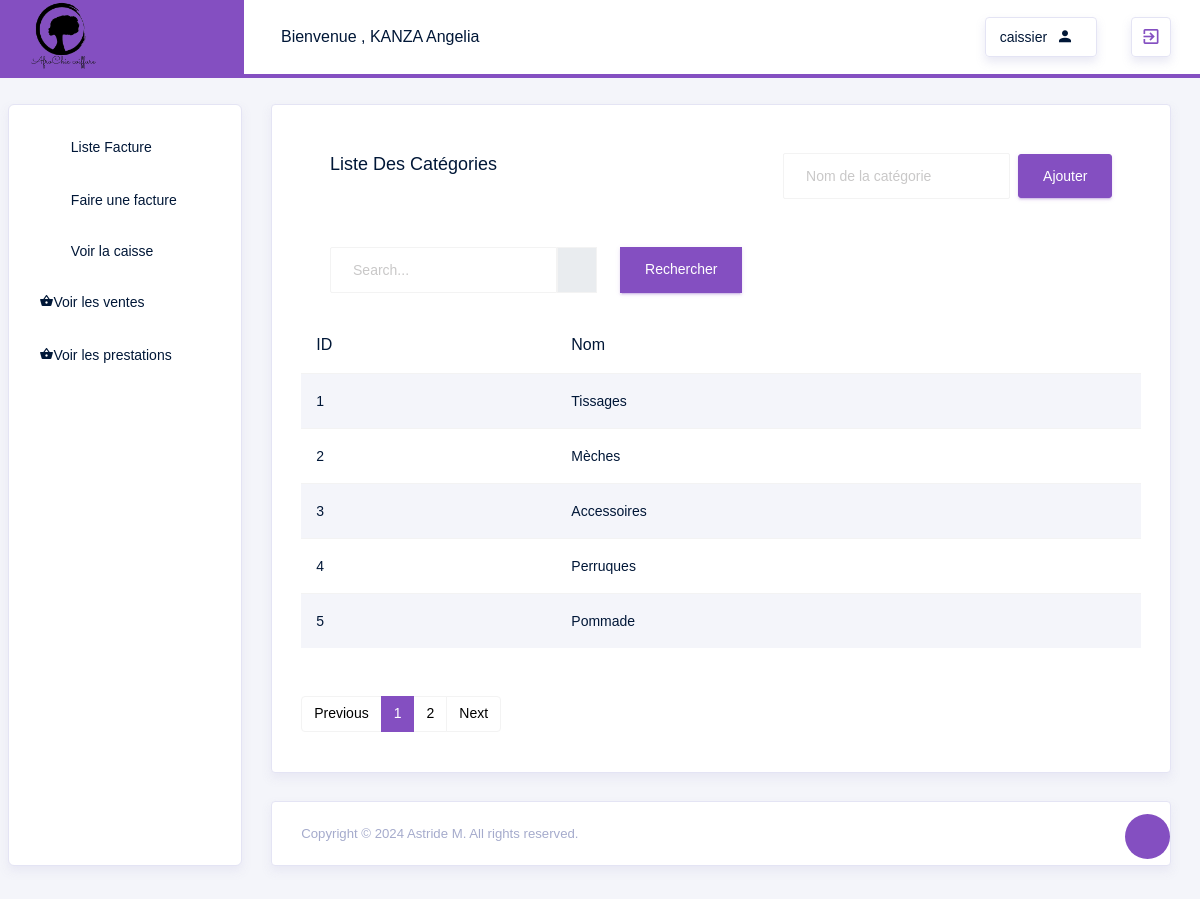
The app's page /Article/Categorie/List (signed in) with its own data.
### src/models.py (models this page shows, shortened)
class User(db.Model, UserMixin):
    id = db.Column(db.Integer, primary_key=True, autoincrement=True)
    login = db.Column(db.String(100), unique=True, nullable=False)
    password = db.Column(db.String(128), nullable=False)
    nom = db.Column(db.String(100), nullable=False)
    prenom = db.Column(db.String(100), nullable=False)
    telephone = db.Column(db.String(100), nullable=False)
    adresse = db.Column(db.String(250), nullable=False)
    role_id = db.Column(db.Integer, db.ForeignKey('role.id'), nullable=False)
    role = db.relationship('Role', backref=db.backref('users', lazy=True))

class Role(db.Model):
    id = db.Column(db.Integer, primary_key=True, autoincrement=True)
    name = db.Column(db.String(50), unique=True, nullable=False)

class Categorie(db.Model):
    id = db.Column(db.Integer, primary_key=True, autoincrement=True)
    nom = db.Column(db.String(100), nullable=False)

### src/routes/gestionnaire_routes.py (the view)
@app.route('/Article/Categorie/List',methods=['GET', 'POST'])
@login_required
def ListerCategorie():
    form = AddCategorieForm()
    page = request.args.get('page', 1, type=int)
    categories = Categorie.query.paginate(page=page, per_page=5)
    if form.validate_on_submit():
        categorie = Categorie(nom=form.nom.data)
        db.session.add(categorie)
        db.session.commit()
        return redirect(url_for('ListerCategorie'))
    return render_template('gestionnaire/article/ListerCategorie.html', form=form, categories=categories)

### src/forms/ArticleForms.py
class AddCategorieForm(FlaskForm):
    nom = StringField('Nom de la catégorie', validators=[DataRequired()])

### src/routes/auth_routes.py (called while the page is built)
@login_manager.user_loader
def load_user(user_id):
        return User.query.get(int(user_id))

### src/templates/gestionnaire/article/ListerCategorie.html (shortened to what this page needs)
{% extends "layouts/base.html" %}
{% block content %}
<div class="row">
    <div class="col-md-12">
        <div class="card">
            <div class="card-body">
                <div class="card-body d-flex align-items-center">
                    <h4 class="card-title">Liste des catégories</h4>
                    <form class="form-inline ml-auto" method="POST" action="{{ url_for('ListerCategorie') }}">
                        <div class="form-group mr-2">
                            {{ form.nom(class="form-control", placeholder="Nom de la catégorie", required=True) }}
                        </div>
                        <button type="submit" class="btn btn-primary">Ajouter</button>
                    </form>
                </div>
                <div class="table-responsive mb-5">
                    <div class="card-body d-flex">
                        <li class="nav-item nav-search d-none d-md-block mr-0">
                            <div class="input-group">
                              <input type="text" class="form-control" placeholder="Search..." aria-label="search" aria-describedby="search">
                              <div class="input-group-prepend">
                                <span class="input-group-text mr-4" id="search">
                                  <i class="typcn typcn-zoom"></i>
                                </span>
                                <a href="{{ url_for('AddArticle') }}" class="btn btn-primary">Rechercher</a>
                              </div>
                            </div>
                          </li>
                    </div>
                    <table class="table table-hover table-striped">
                        <thead>
                            <tr>
                                <th>ID</th>
                                <th>Nom</th>
                            </tr>
                        </thead>
                        <tbody>
                            {% for categorie in categories %}
                            <tr>
                                <td>{{ categorie.id }}</td>
                                <td>{{ categorie.nom }}</td>
                            </tr>
                            {% endfor %}
                        </tbody>
                    </table>
                </div>
                <nav aria-label="Page navigation example mt-5">
                    <ul class="pagination">
                        {% if categories.has_prev %}
                            <li class="page-item"><a class="page-link" href="{{ url_for('ListerCategorie', page=categories.prev_num) }}">Previous</a></li>
                        {% else %}
                            <li class="page-item disabled"><span class="page-link">Previous</span></li>
                        {% endif %}
                        {% for page_num in categories.iter_pages() %}
                            {% if page_num %}
                                {% if categories.page == page_num %}
                                    <li class="page-item active" aria-current="page"><span class="page-link">{{ page_num }}</span></li>
                                {% else %}
                                    <li class="page-item"><a class="page-link" href="{{ url_for('ListerCategorie', page=page_num) }}">{{ page_num }}</a></li>
                                {% endif %}
                            {% else %}
                                <li class="page-item disabled"><span class="page-link">...</span></li>
                            {% endif %}
                        {% endfor %}
                        {% if categories.has_next %}
                            <li class="page-item"><a class="page-link" href="{{ url_for('ListerCategorie', page=categories.next_num) }}">Next</a></li>
                        {% else %}
                            <li class="page-item disabled"><span class="page-link">Next</span></li>
                        {% endif %}
                    </ul>
                </nav>
            </div>
        </div>
    </div>
</div>
{% endblock %}

### src/templates/layouts/base.html (shortened to what this page needs)
<!DOCTYPE html>
<html lang="en">
<head>
   <link rel="stylesheet" href="https://cdn.jsdelivr.net/npm/bootstrap@4.6.2/dist/css/bootstrap.min.css">
    <link rel="stylesheet" href="{{ url_for('static', filename='template/vendors/typicons/typicons.css') }}">
    <link rel="stylesheet" href="{{ url_for('static', filename='template/vendors/css/vendor.bundle.base.css') }}">
    <link rel="stylesheet" href="{{ url_for('static', filename='template/css/vertical-layout-light/style.css') }}">
    <link rel="stylesheet" href="https://cdnjs.cloudflare.com/ajax/libs/MaterialDesign-Webfont/7.4.47/css/materialdesignicons.min.css">
    <link href="https://cdn.jsdelivr.net/npm/select2@4.1.0-rc.0/dist/css/select2.min.css" rel="stylesheet" />
</head>
<body>
  <div class="container-scroller">
    <nav class="navbar col-lg-12 col-12 p-0 fixed-top d-flex flex-row">
      <div class="navbar-brand-wrapper d-flex justify-content-center">
        <div class="navbar-brand-inner-wrapper d-flex justify-content-between align-items-center w-100">
          <a class="navbar-brand brand-logo" href="#"> <img src="{{ url_for('static', filename='assets/img/logos/salon.png') }}"   style="width: 40%; height: auto;" alt="logo"></a>
          <button class="navbar-toggler navbar-toggler align-self-center" type="button" data-toggle="minimize">
            <span class="typcn typcn-th-menu"></span>
          </button>
        </div>
      </div>
      <div class="navbar-menu-wrapper d-flex align-items-center justify-content-end">
        <ul class="navbar-nav mr-lg-2">
          <li class="nav-item nav-profile dropdown">
            <a class="nav-link" href="#" data-toggle="dropdown" id="profileDropdown">
              <span class="nav-profile-name">Bienvenue , {{ current_user.nom}} {{current_user.prenom}}</span>
            </a>
          </li>
        </ul>
        <ul class="navbar-nav navbar-nav-right">
          <li class="nav-item nav-date dropdown">
            <a class="nav-link d-flex justify-content-center align-items-center" href="javascript:;">
              <h6 class="date mb-0"> {{current_user.role.name}}</h6>
              <i class="mdi mdi-account"></i>
            </a>
          </li>
          <li class="nav-item dropdown">
            <a class="nav-link count-indicator d-flex justify-content-center align-items-center" id="messageDropdown" href="{{ url_for('logout')}}" >
              <i class="mdi mdi-exit-to-app text-primary"></i>
            </a>
          </li>
        </ul>
      </div>
    </nav>
    <div class="container-fluid page-body-wrapper">
      <div class="theme-setting-wrapper">
        <div id="settings-trigger"><i class="typcn typcn-cog-outline"></i></div>
      </div>
      <nav class="sidebar sidebar-offcanvas" id="sidebar">
        <ul class="nav">
          {% if current_user.is_authenticated and current_user.role.name == 'caissier' %}
          <li class="nav-item">
            <a class="nav-link" href="{{ url_for('ListFacture') }}">
              <i class="typcn typcn-mortar-board menu-icon"></i>
              <span class="menu-arrow">Liste Facture</span>
            </a>
          </li>
          <li class="nav-item">
            <a class="nav-link" href="{{ url_for('AddFacture') }}">
              <i class="typcn typcn-mortar-board menu-icon"></i>
              <span class="menu-arrow">Faire une facture </span>
            </a>
          </li>
          <li class="nav-item">
            <a class="nav-link" href="{{ url_for('VoirCaisse') }}">
              <i class="typcn typcn-mortar-board menu-icon"></i>
              <span class="menu-title">Voir la caisse</span>
            </a>
          </li>
          <li class="nav-item">
            <a class="nav-link" href="{{ url_for('list_ventes_produits') }}">
              <i class="mdi mdi-basket"></i>
              <span class="menu-title">Voir les ventes</span>
            </a>
          </li>
          <li class="nav-item">
            <a class="nav-link" href="{{ url_for('list_coiffures') }}">
              <i class="mdi mdi-basket"></i>
              <span class="menu-title">Voir les prestations</span>
            </a>
          </li>
          {% endif %}
        </ul>
      </nav>
      <div class="main-panel">
        <div class="content-wrapper">
            {% block content %}{% endblock %}
        </div>
        <footer class="footer">
            <div class="card">
                <div class="card-body">
                    <div class="d-sm-flex justify-content-center justify-content-sm-between">
                        <span class="text-muted text-center text-sm-left d-block d-sm-inline-block">Copyright © 2024 Astride M. All rights reserved.</span>
                    </div>
                </div>
            </div>
        </footer>
      </div>
    </div>
  </div>
</body>
</html>

### records on screen
User: nom "KANZA", prenom "Angelia"
Role: role.name "caissier"
Categorie: id "1", nom "Tissages"
Categorie: id "2", nom "Mèches"
Categorie: id "3", nom "Accessoires"
Categorie: id "4", nom "Perruques"
Categorie: id "5", nom "Pommade"

### other values on screen
{{ page_num }} "1"
{{ page_num }} "2"
